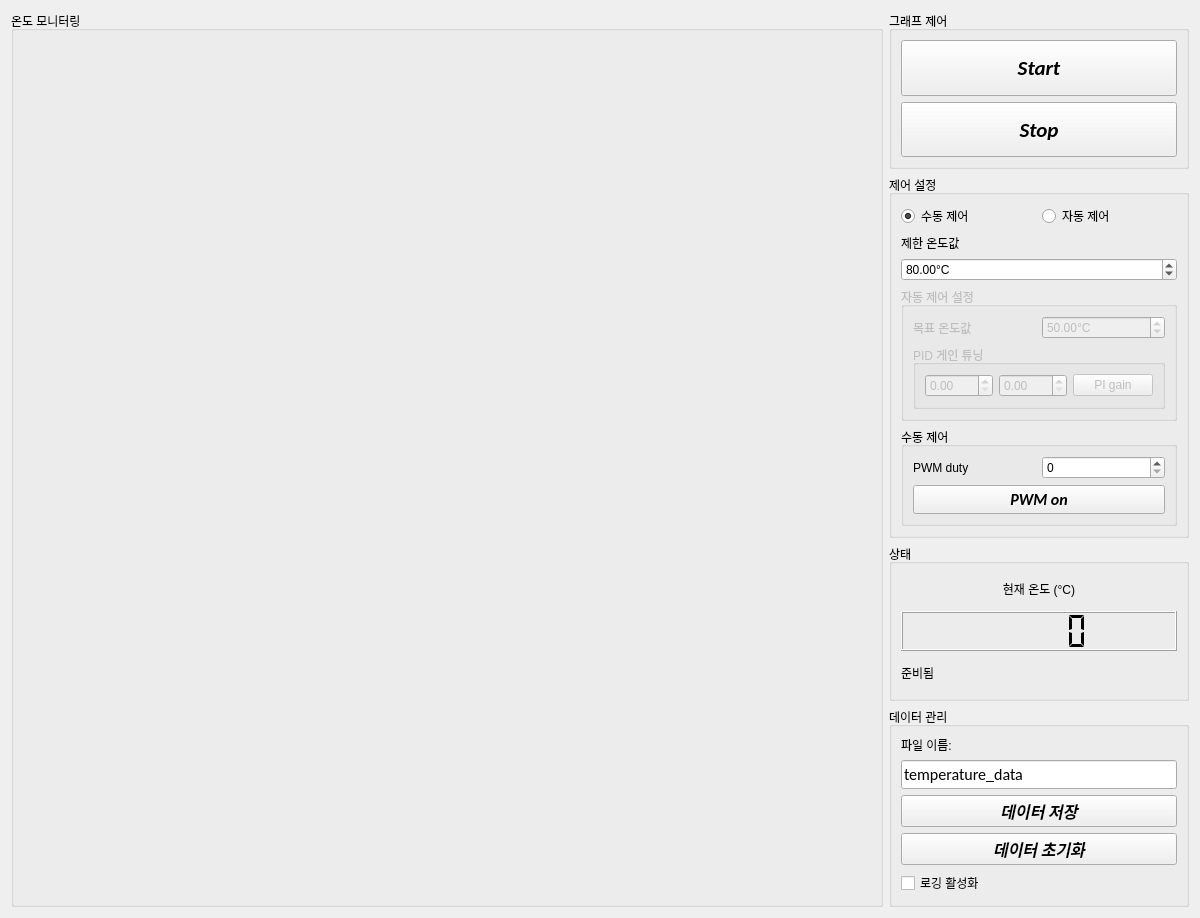
<?xml version="1.0" encoding="UTF-8"?>
<ui version="4.0">
 <class>Form</class>
 <widget class="QWidget" name="Form">
  <property name="enabled">
   <bool>true</bool>
  </property>
  <property name="geometry">
   <rect>
    <x>0</x>
    <y>0</y>
    <width>1200</width>
    <height>918</height>
   </rect>
  </property>
  <property name="windowTitle">
   <string>웨어러블 로봇 제어 시스템</string>
  </property>
  <layout class="QHBoxLayout" name="horizontalLayout_4">
   <item>
    <layout class="QVBoxLayout" name="mainLayout">
     <property name="spacing">
      <number>6</number>
     </property>
     <item>
      <widget class="QGroupBox" name="graphGroup">
       <property name="minimumSize">
        <size>
         <width>800</width>
         <height>0</height>
        </size>
       </property>
       <property name="title">
        <string>온도 모니터링</string>
       </property>
       <layout class="QVBoxLayout" name="verticalLayout_2">
        <property name="spacing">
         <number>4</number>
        </property>
        <property name="sizeConstraint">
         <enum>QLayout::SetDefaultConstraint</enum>
        </property>
        <item>
         <widget class="PlotWidget" name="plot1" native="true"/>
        </item>
        <item>
         <widget class="PlotWidget" name="plot2" native="true"/>
        </item>
       </layout>
      </widget>
     </item>
    </layout>
   </item>
   <item>
    <layout class="QGridLayout" name="gridLayout">
     <property name="sizeConstraint">
      <enum>QLayout::SetMinimumSize</enum>
     </property>
     <item row="0" column="0">
      <widget class="QGroupBox" name="graphControlGroup">
       <property name="maximumSize">
        <size>
         <width>300</width>
         <height>200</height>
        </size>
       </property>
       <property name="title">
        <string>그래프 제어</string>
       </property>
       <layout class="QVBoxLayout" name="verticalLayout">
        <item>
         <widget class="QPushButton" name="GraphStart">
          <property name="sizePolicy">
           <sizepolicy hsizetype="Preferred" vsizetype="Preferred">
            <horstretch>0</horstretch>
            <verstretch>0</verstretch>
           </sizepolicy>
          </property>
          <property name="minimumSize">
           <size>
            <width>0</width>
            <height>0</height>
           </size>
          </property>
          <property name="font">
           <font>
            <family>Calibri</family>
            <pointsize>16</pointsize>
            <weight>75</weight>
            <italic>true</italic>
            <bold>true</bold>
           </font>
          </property>
          <property name="text">
           <string>Start</string>
          </property>
         </widget>
        </item>
        <item>
         <widget class="QPushButton" name="StopBtn">
          <property name="sizePolicy">
           <sizepolicy hsizetype="Preferred" vsizetype="Preferred">
            <horstretch>0</horstretch>
            <verstretch>0</verstretch>
           </sizepolicy>
          </property>
          <property name="font">
           <font>
            <family>Calibri</family>
            <pointsize>16</pointsize>
            <weight>75</weight>
            <italic>true</italic>
            <bold>true</bold>
           </font>
          </property>
          <property name="text">
           <string>Stop</string>
          </property>
         </widget>
        </item>
       </layout>
      </widget>
     </item>
     <item row="1" column="0">
      <widget class="QGroupBox" name="settingsGroup">
       <property name="maximumSize">
        <size>
         <width>300</width>
         <height>16777215</height>
        </size>
       </property>
       <property name="title">
        <string>제어 설정</string>
       </property>
       <layout class="QVBoxLayout" name="verticalLayout_3">
        <item>
         <layout class="QHBoxLayout" name="horizontalLayout_2">
          <item>
           <widget class="QRadioButton" name="manual_mode_radio">
            <property name="text">
             <string>수동 제어</string>
            </property>
            <property name="checked">
             <bool>true</bool>
            </property>
           </widget>
          </item>
          <item>
           <widget class="QRadioButton" name="auto_mode_radio">
            <property name="text">
             <string>자동 제어</string>
            </property>
           </widget>
          </item>
         </layout>
        </item>
        <item>
         <widget class="QLabel" name="label_14">
          <property name="text">
           <string>제한 온도값</string>
          </property>
         </widget>
        </item>
        <item>
         <widget class="QDoubleSpinBox" name="limit_temp_spin">
          <property name="suffix">
           <string>°C</string>
          </property>
          <property name="minimum">
           <double>60.000000000000000</double>
          </property>
          <property name="maximum">
           <double>100.000000000000000</double>
          </property>
          <property name="singleStep">
           <double>0.500000000000000</double>
          </property>
          <property name="value">
           <double>80.000000000000000</double>
          </property>
         </widget>
        </item>
        <item>
         <widget class="QGroupBox" name="auto_settings_group">
          <property name="enabled">
           <bool>false</bool>
          </property>
          <property name="title">
           <string>자동 제어 설정</string>
          </property>
          <layout class="QGridLayout" name="gridLayout_2">
           <item row="0" column="0">
            <widget class="QLabel" name="label_13">
             <property name="text">
              <string>목표 온도값</string>
             </property>
            </widget>
           </item>
           <item row="0" column="1">
            <widget class="QDoubleSpinBox" name="target_temp_spin">
             <property name="suffix">
              <string>°C</string>
             </property>
             <property name="minimum">
              <double>20.000000000000000</double>
             </property>
             <property name="maximum">
              <double>80.000000000000000</double>
             </property>
             <property name="value">
              <double>50.000000000000000</double>
             </property>
            </widget>
           </item>
           <item row="4" column="0" colspan="2">
            <widget class="QGroupBox" name="fanAllControlGroup">
             <property name="maximumSize">
              <size>
               <width>300</width>
               <height>16777215</height>
              </size>
             </property>
             <property name="title">
              <string>PID 게인 튜닝</string>
             </property>
             <layout class="QHBoxLayout" name="horizontalLayout_3" stretch="0,0,0">
              <item>
               <widget class="QDoubleSpinBox" name="Kp_spin">
                <property name="singleStep">
                 <double>0.100000000000000</double>
                </property>
               </widget>
              </item>
              <item>
               <widget class="QDoubleSpinBox" name="Ki_spin">
                <property name="singleStep">
                 <double>0.010000000000000</double>
                </property>
               </widget>
              </item>
              <item>
               <widget class="QPushButton" name="PI_apply">
                <property name="text">
                 <string>PI gain</string>
                </property>
               </widget>
              </item>
             </layout>
            </widget>
           </item>
          </layout>
         </widget>
        </item>
        <item>
         <widget class="QGroupBox" name="pid_settings_group">
          <property name="title">
           <string>수동 제어</string>
          </property>
          <layout class="QGridLayout" name="gridLayout_3">
           <item row="0" column="1">
            <widget class="QDoubleSpinBox" name="duty_spin">
             <property name="decimals">
              <number>0</number>
             </property>
             <property name="maximum">
              <double>100.000000000000000</double>
             </property>
             <property name="singleStep">
              <double>1.000000000000000</double>
             </property>
             <property name="value">
              <double>0.000000000000000</double>
             </property>
            </widget>
           </item>
           <item row="1" column="0" colspan="2">
            <widget class="QPushButton" name="apply_pwm_button">
             <property name="font">
              <font>
               <family>Calibri</family>
               <pointsize>12</pointsize>
               <weight>75</weight>
               <italic>true</italic>
               <bold>true</bold>
              </font>
             </property>
             <property name="text">
              <string>PWM on</string>
             </property>
             <property name="checkable">
              <bool>true</bool>
             </property>
             <property name="checked">
              <bool>false</bool>
             </property>
            </widget>
           </item>
           <item row="0" column="0">
            <widget class="QLabel" name="label_15">
             <property name="text">
              <string>PWM duty</string>
             </property>
            </widget>
           </item>
          </layout>
         </widget>
        </item>
       </layout>
      </widget>
     </item>
     <item row="3" column="0">
      <widget class="QGroupBox" name="dataGroup">
       <property name="maximumSize">
        <size>
         <width>300</width>
         <height>16777215</height>
        </size>
       </property>
       <property name="title">
        <string>데이터 관리</string>
       </property>
       <layout class="QVBoxLayout" name="verticalLayout_4">
        <item>
         <widget class="QLabel" name="label_12">
          <property name="text">
           <string>파일 이름:</string>
          </property>
         </widget>
        </item>
        <item>
         <widget class="QLineEdit" name="FileName">
          <property name="font">
           <font>
            <family>Calibri</family>
            <pointsize>12</pointsize>
           </font>
          </property>
          <property name="text">
           <string>temperature_data</string>
          </property>
         </widget>
        </item>
        <item>
         <widget class="QPushButton" name="DataSave">
          <property name="font">
           <font>
            <family>Calibri</family>
            <pointsize>12</pointsize>
            <weight>75</weight>
            <italic>true</italic>
            <bold>true</bold>
           </font>
          </property>
          <property name="text">
           <string>데이터 저장</string>
          </property>
         </widget>
        </item>
        <item>
         <widget class="QPushButton" name="DataZero">
          <property name="font">
           <font>
            <family>Calibri</family>
            <pointsize>12</pointsize>
            <weight>75</weight>
            <italic>true</italic>
            <bold>true</bold>
           </font>
          </property>
          <property name="text">
           <string>데이터 초기화</string>
          </property>
         </widget>
        </item>
        <item>
         <widget class="QCheckBox" name="enable_logging_checkbox">
          <property name="text">
           <string>로깅 활성화</string>
          </property>
         </widget>
        </item>
       </layout>
      </widget>
     </item>
     <item row="2" column="0">
      <widget class="QGroupBox" name="statusGroup">
       <property name="maximumSize">
        <size>
         <width>300</width>
         <height>16777215</height>
        </size>
       </property>
       <property name="title">
        <string>상태</string>
       </property>
       <layout class="QVBoxLayout" name="verticalLayout_5">
        <item>
         <widget class="QLabel" name="temp_unit_label">
          <property name="text">
           <string>현재 온도 (°C)</string>
          </property>
          <property name="alignment">
           <set>Qt::AlignCenter</set>
          </property>
         </widget>
        </item>
        <item>
         <widget class="QLCDNumber" name="CurrentTemp">
          <property name="minimumSize">
           <size>
            <width>0</width>
            <height>40</height>
           </size>
          </property>
          <property name="font">
           <font>
            <family>Calibri</family>
           </font>
          </property>
          <property name="digitCount">
           <number>5</number>
          </property>
          <property name="segmentStyle">
           <enum>QLCDNumber::Flat</enum>
          </property>
         </widget>
        </item>
        <item>
         <widget class="QLabel" name="status_label">
          <property name="text">
           <string>준비됨</string>
          </property>
          <property name="alignment">
           <set>Qt::AlignLeading|Qt::AlignLeft|Qt::AlignVCenter</set>
          </property>
         </widget>
        </item>
       </layout>
      </widget>
     </item>
    </layout>
   </item>
  </layout>
 </widget>
 <customwidgets>
  <customwidget>
   <class>PlotWidget</class>
   <extends>QWidget</extends>
   <header location="global">pyqtgraph</header>
   <container>1</container>
  </customwidget>
 </customwidgets>
 <resources/>
 <connections/>
</ui>
